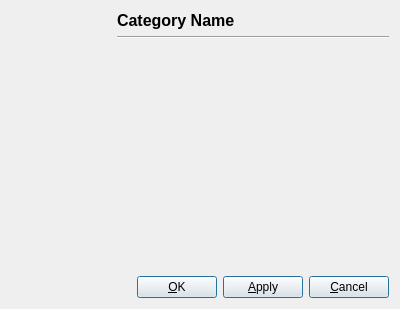
<ui version="4.0" >
 <class>ConfigDialog</class>
 <widget class="QWidget" name="ConfigDialog" >
  <property name="geometry" >
   <rect>
    <x>0</x>
    <y>0</y>
    <width>400</width>
    <height>309</height>
   </rect>
  </property>
  <property name="minimumSize" >
   <size>
    <width>400</width>
    <height>0</height>
   </size>
  </property>
  <property name="windowTitle" >
   <string>Configuration</string>
  </property>
  <layout class="QGridLayout" name="gridLayout" >
   <item row="0" column="0" >
    <layout class="QHBoxLayout" name="horizontalLayout_2" >
     <item>
      <layout class="QVBoxLayout" name="verticalLayout_2" >
       <item>
        <widget class="ConfigCategories" native="1" name="wCategories" >
         <property name="enabled" >
          <bool>true</bool>
         </property>
         <property name="sizePolicy" >
          <sizepolicy vsizetype="Fixed" hsizetype="Fixed" >
           <horstretch>0</horstretch>
           <verstretch>0</verstretch>
          </sizepolicy>
         </property>
         <property name="minimumSize" >
          <size>
           <width>100</width>
           <height>0</height>
          </size>
         </property>
        </widget>
       </item>
       <item>
        <spacer name="verticalSpacer" >
         <property name="orientation" >
          <enum>Qt::Vertical</enum>
         </property>
         <property name="sizeHint" stdset="0" >
          <size>
           <width>20</width>
           <height>40</height>
          </size>
         </property>
        </spacer>
       </item>
      </layout>
     </item>
     <item>
      <layout class="QVBoxLayout" name="verticalLayout" >
       <item>
        <widget class="QLabel" name="lblCategory" >
         <property name="font" >
          <font>
           <pointsize>12</pointsize>
           <weight>75</weight>
           <bold>true</bold>
          </font>
         </property>
         <property name="text" >
          <string>Category Name</string>
         </property>
        </widget>
       </item>
       <item>
        <widget class="Line" name="line_2" >
         <property name="orientation" >
          <enum>Qt::Horizontal</enum>
         </property>
        </widget>
       </item>
       <item>
        <widget class="QStackedWidget" name="wPanel" >
         <widget class="FindShows" name="page_1" />
        </widget>
       </item>
      </layout>
     </item>
    </layout>
   </item>
   <item row="1" column="0" >
    <layout class="QHBoxLayout" name="horizontalLayout" >
     <item>
      <spacer name="horizontalSpacer" >
       <property name="orientation" >
        <enum>Qt::Horizontal</enum>
       </property>
       <property name="sizeHint" stdset="0" >
        <size>
         <width>40</width>
         <height>20</height>
        </size>
       </property>
      </spacer>
     </item>
     <item>
      <widget class="QPushButton" name="btnOK" >
       <property name="text" >
        <string>&amp;OK</string>
       </property>
       <property name="autoDefault" >
        <bool>true</bool>
       </property>
       <property name="default" >
        <bool>true</bool>
       </property>
      </widget>
     </item>
     <item>
      <widget class="QPushButton" name="btnApply" >
       <property name="text" >
        <string>&amp;Apply</string>
       </property>
       <property name="autoDefault" >
        <bool>true</bool>
       </property>
       <property name="default" >
        <bool>true</bool>
       </property>
      </widget>
     </item>
     <item>
      <widget class="QPushButton" name="btnCancel" >
       <property name="text" >
        <string>&amp;Cancel</string>
       </property>
       <property name="autoDefault" >
        <bool>true</bool>
       </property>
       <property name="default" >
        <bool>true</bool>
       </property>
      </widget>
     </item>
    </layout>
   </item>
  </layout>
 </widget>
 <customwidgets>
  <customwidget>
   <class>FindShows</class>
   <extends>QWidget</extends>
   <header>config/findshows.h</header>
   <container>1</container>
  </customwidget>
  <customwidget>
   <class>ConfigCategories</class>
   <extends>QWidget</extends>
   <header>config/configcategories.h</header>
   <container>1</container>
  </customwidget>
 </customwidgets>
 <resources/>
 <connections/>
</ui>
